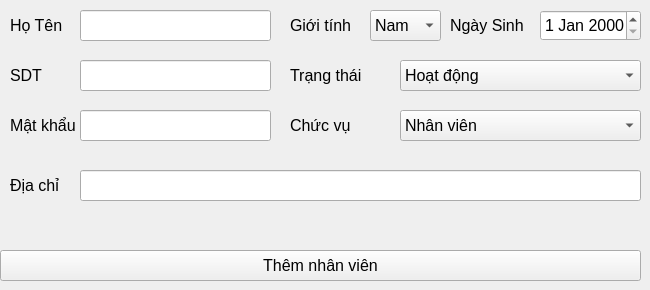
      <widget class="QWidget" name="tabcapnhapnhanvien">
       <attribute name="title">
        <string>Cập nhật thông tin nhân viên</string>
       </attribute>
       <widget class="QLabel" name="label_39">
        <property name="geometry">
         <rect>
          <x>450</x>
          <y>10</y>
          <width>81</width>
          <height>31</height>
         </rect>
        </property>
        <property name="font">
         <font>
          <pointsize>12</pointsize>
         </font>
        </property>
        <property name="text">
         <string>Ngày Sinh</string>
        </property>
       </widget>
       <widget class="QLineEdit" name="txtdiachi_nv_ad">
        <property name="geometry">
         <rect>
          <x>80</x>
          <y>170</y>
          <width>561</width>
          <height>31</height>
         </rect>
        </property>
        <property name="font">
         <font>
          <pointsize>12</pointsize>
         </font>
        </property>
       </widget>
       <widget class="QLabel" name="label_40">
        <property name="geometry">
         <rect>
          <x>10</x>
          <y>60</y>
          <width>61</width>
          <height>31</height>
         </rect>
        </property>
        <property name="font">
         <font>
          <pointsize>12</pointsize>
         </font>
        </property>
        <property name="text">
         <string>SDT</string>
        </property>
       </widget>
       <widget class="QLineEdit" name="txthoten_nv_ad">
        <property name="geometry">
         <rect>
          <x>80</x>
          <y>10</y>
          <width>191</width>
          <height>31</height>
         </rect>
        </property>
        <property name="font">
         <font>
          <pointsize>12</pointsize>
         </font>
        </property>
       </widget>
       <widget class="QComboBox" name="cbmtrangthai_kv_2">
        <property name="geometry">
         <rect>
          <x>400</x>
          <y>60</y>
          <width>241</width>
          <height>31</height>
         </rect>
        </property>
        <property name="font">
         <font>
          <pointsize>12</pointsize>
         </font>
        </property>
        <item>
         <property name="text">
          <string>Hoạt động</string>
         </property>
        </item>
        <item>
         <property name="text">
          <string>Không hạt động</string>
         </property>
        </item>
        <item>
         <property name="text">
          <string>Khác</string>
         </property>
        </item>
       </widget>
       <widget class="QLineEdit" name="txtsdt_nv_ad">
        <property name="geometry">
         <rect>
          <x>80</x>
          <y>60</y>
          <width>191</width>
          <height>31</height>
         </rect>
        </property>
        <property name="font">
         <font>
          <pointsize>12</pointsize>
         </font>
        </property>
       </widget>
       <widget class="QComboBox" name="cbmgioitinh_nv_ad">
        <property name="geometry">
         <rect>
          <x>370</x>
          <y>10</y>
          <width>71</width>
          <height>31</height>
         </rect>
        </property>
        <property name="font">
         <font>
          <pointsize>12</pointsize>
         </font>
        </property>
        <item>
         <property name="text">
          <string>Nam</string>
         </property>
        </item>
        <item>
         <property name="text">
          <string>Nữ</string>
         </property>
        </item>
        <item>
         <property name="text">
          <string>Khác</string>
         </property>
        </item>
       </widget>
       <widget class="QPushButton" name="btnthem_nv_ad">
        <property name="geometry">
         <rect>
          <x>0</x>
          <y>250</y>
          <width>641</width>
          <height>31</height>
         </rect>
        </property>
        <property name="font">
         <font>
          <pointsize>12</pointsize>
         </font>
        </property>
        <property name="text">
         <string>Thêm nhân viên</string>
        </property>
        <property name="icon">
         <iconset resource="resources.qrc">
          <normaloff>:/newPrefix/Img/ThongTinKhachHang.png</normaloff>:/newPrefix/Img/ThongTinKhachHang.png</iconset>
        </property>
        <property name="iconSize">
         <size>
          <width>20</width>
          <height>20</height>
         </size>
        </property>
       </widget>
       <widget class="QLabel" name="label_41">
        <property name="geometry">
         <rect>
          <x>290</x>
          <y>10</y>
          <width>71</width>
          <height>31</height>
         </rect>
        </property>
        <property name="font">
         <font>
          <pointsize>12</pointsize>
         </font>
        </property>
        <property name="text">
         <string>Giới tính</string>
        </property>
       </widget>
       <widget class="QLabel" name="label_42">
        <property name="geometry">
         <rect>
          <x>290</x>
          <y>60</y>
          <width>81</width>
          <height>31</height>
         </rect>
        </property>
        <property name="font">
         <font>
          <pointsize>12</pointsize>
         </font>
        </property>
        <property name="text">
         <string>Trạng thái</string>
        </property>
       </widget>
       <widget class="QLabel" name="label_43">
        <property name="geometry">
         <rect>
          <x>10</x>
          <y>170</y>
          <width>71</width>
          <height>31</height>
         </rect>
        </property>
        <property name="font">
         <font>
          <pointsize>12</pointsize>
         </font>
        </property>
        <property name="text">
         <string>Địa chỉ</string>
        </property>
       </widget>
       <widget class="QLabel" name="label_44">
        <property name="geometry">
         <rect>
          <x>10</x>
          <y>10</y>
          <width>61</width>
          <height>31</height>
         </rect>
        </property>
        <property name="font">
         <font>
          <pointsize>12</pointsize>
         </font>
        </property>
        <property name="text">
         <string>Họ Tên</string>
        </property>
       </widget>
       <widget class="QDateEdit" name="datengauysinh_nv_ad">
        <property name="geometry">
         <rect>
          <x>540</x>
          <y>10</y>
          <width>101</width>
          <height>31</height>
         </rect>
        </property>
        <property name="font">
         <font>
          <pointsize>12</pointsize>
         </font>
        </property>
       </widget>
       <widget class="QLabel" name="label_45">
        <property name="geometry">
         <rect>
          <x>290</x>
          <y>110</y>
          <width>81</width>
          <height>31</height>
         </rect>
        </property>
        <property name="font">
         <font>
          <pointsize>12</pointsize>
         </font>
        </property>
        <property name="text">
         <string>Chức vụ</string>
        </property>
       </widget>
       <widget class="QComboBox" name="cbmchucvu_nv">
        <property name="geometry">
         <rect>
          <x>400</x>
          <y>110</y>
          <width>241</width>
          <height>31</height>
         </rect>
        </property>
        <property name="font">
         <font>
          <pointsize>12</pointsize>
         </font>
        </property>
        <item>
         <property name="text">
          <string>Nhân viên</string>
         </property>
        </item>
        <item>
         <property name="text">
          <string>Bảo vệ</string>
         </property>
        </item>
        <item>
         <property name="text">
          <string>kế toán</string>
         </property>
        </item>
       </widget>
       <widget class="QLineEdit" name="txtmatkhau_nv_ad">
        <property name="geometry">
         <rect>
          <x>80</x>
          <y>110</y>
          <width>191</width>
          <height>31</height>
         </rect>
        </property>
        <property name="font">
         <font>
          <pointsize>12</pointsize>
         </font>
        </property>
        <property name="text">
         <string/>
        </property>
       </widget>
       <widget class="QLabel" name="label_46">
        <property name="geometry">
         <rect>
          <x>10</x>
          <y>110</y>
          <width>71</width>
          <height>31</height>
         </rect>
        </property>
        <property name="font">
         <font>
          <pointsize>12</pointsize>
         </font>
        </property>
        <property name="text">
         <string>Mật khẩu</string>
        </property>
       </widget>
      </widget>
